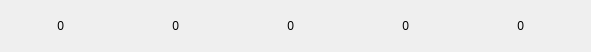
   <widget class="QWidget" name="horizontalLayoutWidget">
    <property name="geometry">
     <rect>
      <x>220</x>
      <y>10</y>
      <width>591</width>
      <height>52</height>
     </rect>
    </property>
    <layout class="QHBoxLayout" name="resourceLayout">
     <item>
      <widget class="QLabel" name="woodLabel">
       <property name="text">
        <string>0</string>
       </property>
       <property name="alignment">
        <set>Qt::AlignRight|Qt::AlignTrailing|Qt::AlignVCenter</set>
       </property>
      </widget>
     </item>
     <item>
      <widget class="QLabel" name="woodImageLabel">
       <property name="maximumSize">
        <size>
         <width>50</width>
         <height>50</height>
        </size>
       </property>
       <property name="text">
        <string/>
       </property>
       <property name="pixmap">
        <pixmap resource="../resources.qrc">:/images/images/Icons/logs.png</pixmap>
       </property>
      </widget>
     </item>
     <item>
      <widget class="QLabel" name="foodLabel">
       <property name="text">
        <string>0</string>
       </property>
       <property name="alignment">
        <set>Qt::AlignRight|Qt::AlignTrailing|Qt::AlignVCenter</set>
       </property>
      </widget>
     </item>
     <item>
      <widget class="QLabel" name="foodImageLabel">
       <property name="maximumSize">
        <size>
         <width>50</width>
         <height>50</height>
        </size>
       </property>
       <property name="text">
        <string/>
       </property>
       <property name="pixmap">
        <pixmap resource="../resources.qrc">:/images/images/Icons/food.png</pixmap>
       </property>
      </widget>
     </item>
     <item>
      <widget class="QLabel" name="stoneLabel">
       <property name="text">
        <string>0</string>
       </property>
       <property name="alignment">
        <set>Qt::AlignRight|Qt::AlignTrailing|Qt::AlignVCenter</set>
       </property>
      </widget>
     </item>
     <item>
      <widget class="QLabel" name="stoneImageLabel">
       <property name="maximumSize">
        <size>
         <width>50</width>
         <height>50</height>
        </size>
       </property>
       <property name="text">
        <string/>
       </property>
       <property name="pixmap">
        <pixmap resource="../resources.qrc">:/images/images/Icons/stone.png</pixmap>
       </property>
      </widget>
     </item>
     <item>
      <widget class="QLabel" name="oreLabel">
       <property name="text">
        <string>0</string>
       </property>
       <property name="alignment">
        <set>Qt::AlignRight|Qt::AlignTrailing|Qt::AlignVCenter</set>
       </property>
      </widget>
     </item>
     <item>
      <widget class="QLabel" name="oreImageLabel">
       <property name="maximumSize">
        <size>
         <width>50</width>
         <height>50</height>
        </size>
       </property>
       <property name="text">
        <string/>
       </property>
       <property name="pixmap">
        <pixmap resource="../resources.qrc">:/images/images/Icons/iron.png</pixmap>
       </property>
      </widget>
     </item>
     <item>
      <widget class="QLabel" name="moneyLabel">
       <property name="text">
        <string>0</string>
       </property>
       <property name="alignment">
        <set>Qt::AlignRight|Qt::AlignTrailing|Qt::AlignVCenter</set>
       </property>
      </widget>
     </item>
     <item>
      <widget class="QLabel" name="moneyImageLabel">
       <property name="maximumSize">
        <size>
         <width>50</width>
         <height>50</height>
        </size>
       </property>
       <property name="text">
        <string/>
       </property>
       <property name="pixmap">
        <pixmap resource="../resources.qrc">:/images/images/Icons/coins.png</pixmap>
       </property>
      </widget>
     </item>
    </layout>
   </widget>
